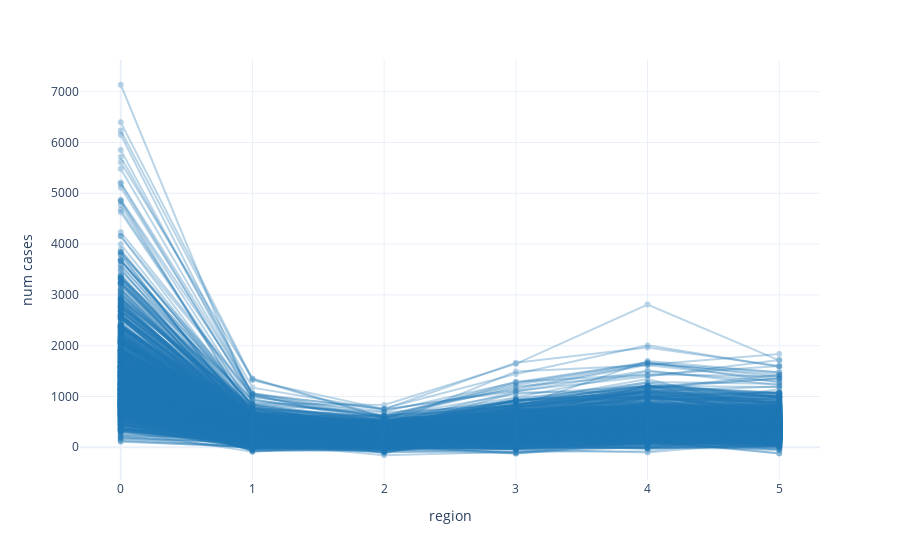

Write notebook code for a chart like this one.
### Code cell
# Plot the process
plot_process(prior_gp_count_arviz.prior.pred_cases.values)
